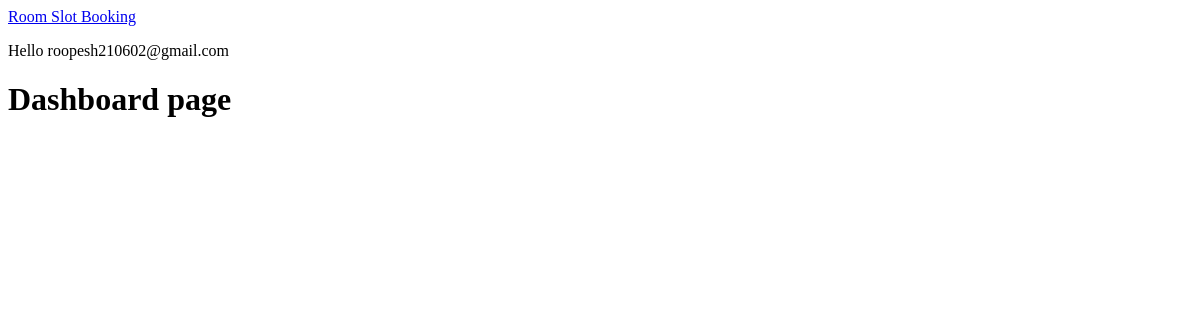
Before: /dashboard/ (signed in) with the older database file.
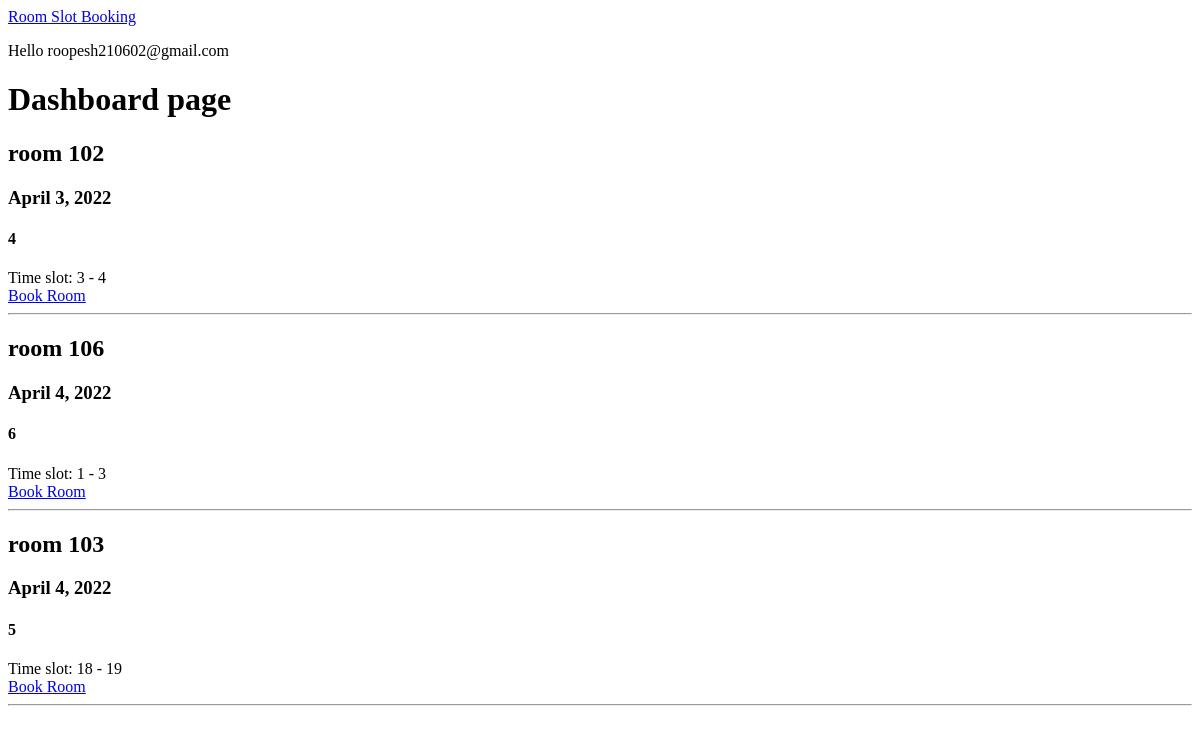
After: the same page with the newer database file.
### base/models.py (models this page shows, shortened)
class User(AbstractBaseUser):
    email = models.EmailField(
        verbose_name='email address',
        max_length=255,
        unique=True,
    )
    is_active = models.BooleanField(default=True)
    staff = models.BooleanField(default=False) # a admin user; non super-user
    admin = models.BooleanField(default=False) # a superuser
    USERNAME_FIELD = 'email'
    REQUIRED_FIELDS = [] # Email & Password are required by default.
    def __str__(self):
        return self.email
    objects = UserManager()

class Room(models.Model):
    name = models.CharField(max_length=30)
    date =  models.DateField()
    defined_check_in_time =  models.IntegerField()
    defined_check_out_time = models.IntegerField()
    is_booked = models.BooleanField(default = False)
    USERNAME_FIELD = 'name'
    class Meta:
        ordering = ['date', 'defined_check_in_time']

### base/views.py (the view)
# urls.py: path('dashboard/', views.dashboard, name='dashboard'),
@login_required(redirect_field_name='/signin')
def dashboard(request):
    rooms = Room.objects.all()
    context = {'rooms': rooms}
    return render(request, 'base/dashboard.html', context)

### base/templates/base/dashboard.html
{% extends 'layout.html' %}
{% block content %}
<h1>Dashboard page</h1>
<div>
  {% for room in rooms %}
  <div>
    <h2>{{room.name}}</h2>
    <h3>{{room.date}}</h3>
    <h4>{{room.id}}</h4>
    <div>
      <span>Time slot: </span>
      <span>{{room.defined_check_in_time}}</span>
      <span>-</span>
      <span>{{room.defined_check_out_time}}</span>
    </div>
    <a href="{% url 'room' room.id %}">Book Room</a>
    <hr />
  </div>
  {% endfor %}
</div>
{% endblock content %}

### templates/layout.html (shortened to what this page needs)
<!DOCTYPE html>
<html lang="en">
  <head>
  </head>
  <body>
    {% include 'navbar.html' %}
    {% block content %} {% endblock %}
  </body>
</html>

### templates/navbar.html
<a href="{% url 'home' %}">Room Slot Booking</a>
<p>Hello {{request.user}}</p>

Changed rows visible on the page:
added Room: name "room 102", date "April 3, 2022", id "4", defined_check_in_time "3", defined_check_out_time "4"
added Room: name "room 106", date "April 4, 2022", id "6", defined_check_in_time "1", defined_check_out_time "3"
added Room: name "room 103", date "April 4, 2022", id "5", defined_check_in_time "18", defined_check_out_time "19"
